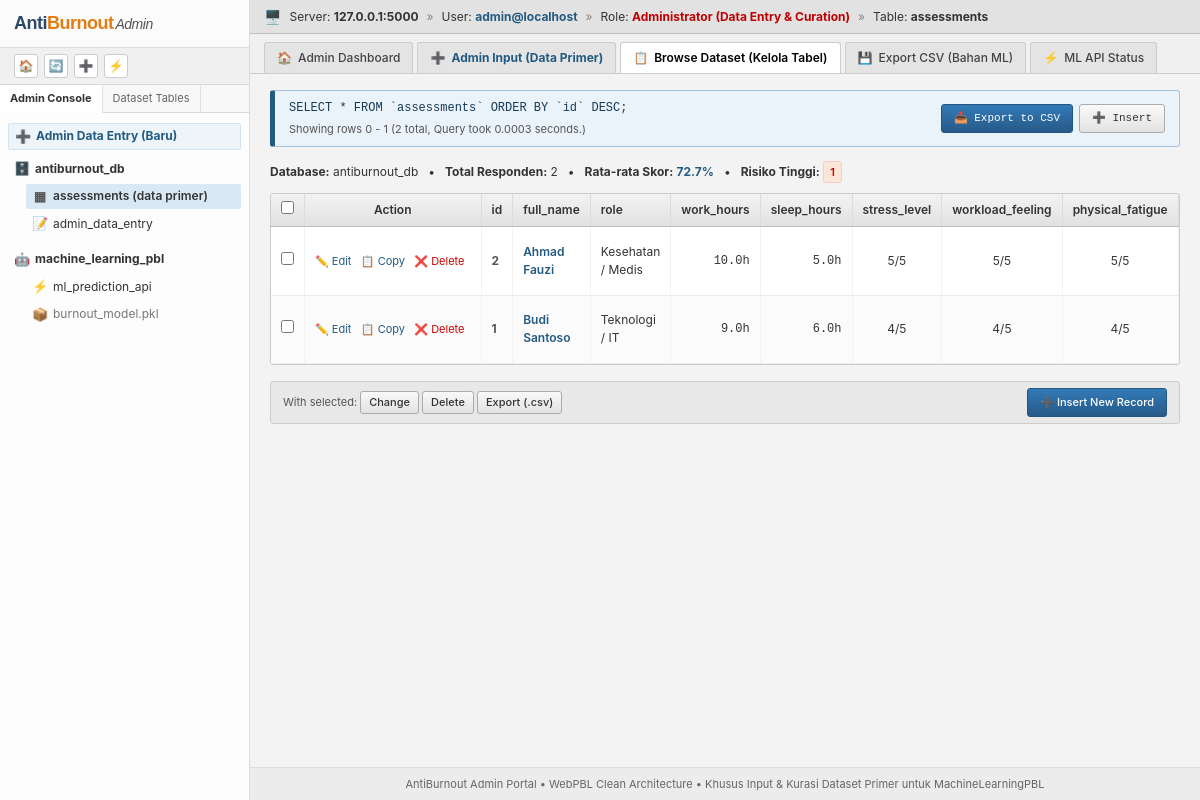
The app's page /assessment/dataset, older data.
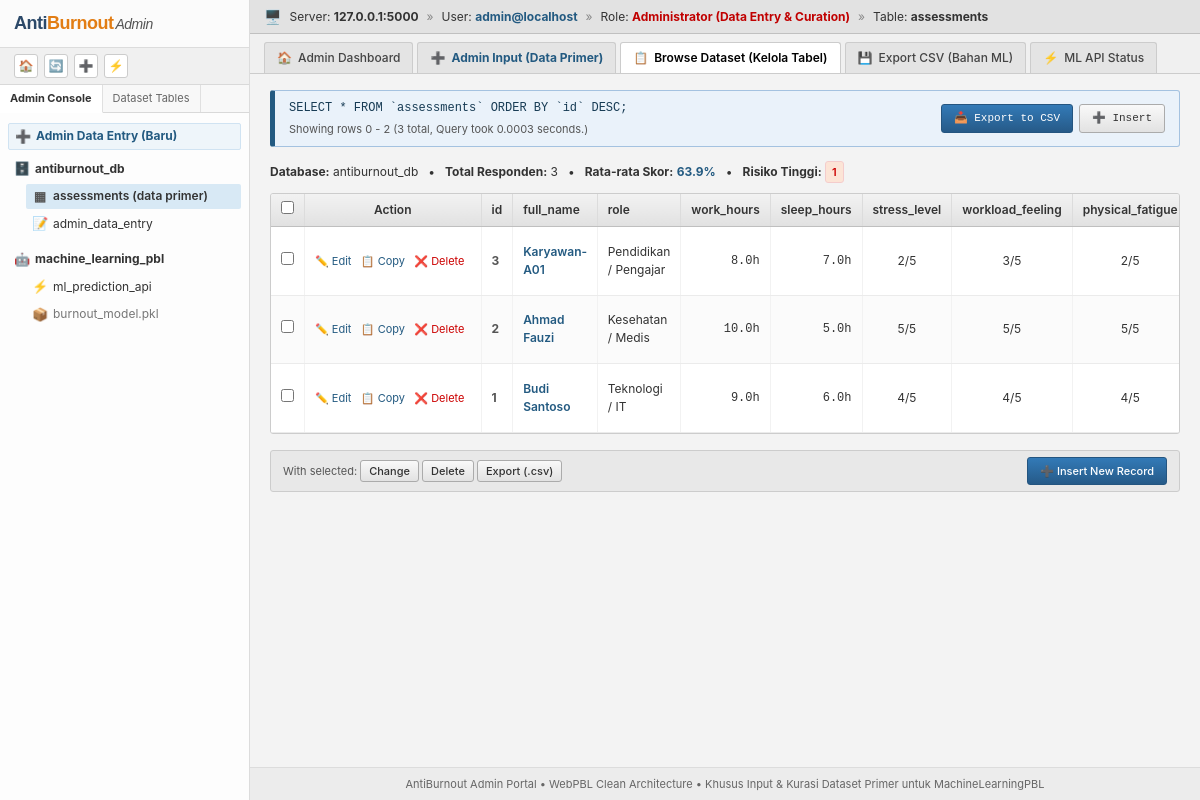
The same page, newer data.
### tables this page shows
CREATE TABLE assessments (
                    id INTEGER PRIMARY KEY AUTOINCREMENT,
                    full_name TEXT NOT NULL,
                    role TEXT NOT NULL,
                    work_hours REAL NOT NULL,
                    sleep_hours REAL NOT NULL,
                    stress_level INTEGER NOT NULL,
                    workload_feeling INTEGER NOT NULL,
                    physical_fatigue INTEGER NOT NULL,
                    notes TEXT,
                    burnout_score REAL,
                    burnout_level TEXT,
                    recommendation TEXT,
                    created_at TIMESTAMP DEFAULT CURRENT_TIMESTAMP
                );

### app/presentation/web/assessment_controller.py (the view)
@assessment_bp.route("/dataset", methods=["GET"])
def dataset_view():
    _, _, history_uc = _get_use_cases()
    data = history_uc.execute()
    return render_template(
        "assessment/dataset.html",
        records=data["assessments"],
        metrics=data["metrics"]
    )

### app/core/entities/assessment.py (called while the page is built)
    def to_dict(self) -> dict:
        return {
            "id": self.id,
            "full_name": self.full_name,
            "role": self.role,
            "work_hours": self.work_hours,
            "sleep_hours": self.sleep_hours,
            "stress_level": self.stress_level,
            "workload_feeling": self.workload_feeling,
            "physical_fatigue": self.physical_fatigue,
            "notes": self.notes or "",
            "burnout_score": self.burnout_score,
            "burnout_level": self.burnout_level,
            "recommendation": self.recommendation,
            "created_at": self.created_at.strftime("%Y-%m-%d %H:%M:%S") if isinstance(self.created_at, datetime) else str(self.created_at)
        }

### app/core/use_cases/get_assessment_history.py (called while the page is built)
    def execute(self) -> Dict[str, Any]:
        assessments = self.repository.find_all()
        total = len(assessments)
        avg_score = round(sum((a.burnout_score or 0) for a in assessments) / total, 1) if total > 0 else 0
        high_risk_count = sum(1 for a in assessments if "Tinggi" in (a.burnout_level or ""))
        return {
            "assessments": [a.to_dict() for a in assessments],
            "metrics": {
                "total_respondents": total,
                "avg_burnout_score": avg_score,
                "high_risk_count": high_risk_count
            }
        }

### app/infrastructure/db/sqlite_client.py (called while the page is built)
    def get_connection(self) -> sqlite3.Connection:
        conn = sqlite3.connect(self.db_path)
        conn.row_factory = sqlite3.Row
        return conn

### app/infrastructure/repositories/sqlite_assessment_repo.py (called while the page is built)
    def find_all(self) -> List[RespondentAssessment]:
        query = "SELECT * FROM assessments ORDER BY id DESC"
        results: List[RespondentAssessment] = []
        with self.db_client.get_connection() as conn:
            cursor = conn.cursor()
            rows = cursor.execute(query).fetchall()
            for row in rows:
                results.append(self._row_to_entity(row))
        return results

### app/presentation/web/assessment_controller.py (called while the page is built)
def _get_use_cases():
    repo = current_app.assessment_repository
    ml_svc = current_app.ml_service
    return (
        SubmitAssessmentUseCase(repo, ml_svc),
        ExportDatasetUseCase(repo),
        GetAssessmentHistoryUseCase(repo)
    )

### app/presentation/templates/assessment/dataset.html (shortened to what this page needs)
{% extends "base.html" %}
{% block breadcrumb_extra %}
<span style="color: #888;">&raquo;</span>
<span>Table: <strong>assessments</strong></span>
{% endblock %}
{% block content %}
<div class="pma-sql-box">
    <div>
        <code>SELECT * FROM `assessments` ORDER BY `id` DESC;</code>
        <div class="pma-sql-meta">
            Showing rows 0 - {{ records|length - 1 if records|length > 0 else 0 }} ({{ records|length }} total, Query took 0.0003 seconds.)
        </div>
    </div>
    <div style="display: flex; gap: 6px;">
        <a href="{{ url_for('assessment.export_csv') }}" class="pma-btn pma-btn-primary" style="font-size: 11px;">
            📥 Export to CSV
        </a>
        <a href="{{ url_for('assessment.form') }}" class="pma-btn" style="font-size: 11px;">
            ➕ Insert
        </a>
    </div>
</div>
<div style="display: flex; justify-content: space-between; align-items: center; margin-bottom: 10px; font-size: 12px;">
    <div style="display: flex; align-items: center; gap: 10px;">
        <span><strong>Database:</strong> antiburnout_db</span>
        <span>&bull;</span>
        <span><strong>Total Responden:</strong> {{ metrics.total_respondents }}</span>
        <span>&bull;</span>
        <span><strong>Rata-rata Skor:</strong> <span style="font-weight: bold; color: #235a81;">{{ metrics.avg_burnout_score }}%</span></span>
        <span>&bull;</span>
        <span><strong>Risiko Tinggi:</strong> <span class="pma-badge pma-badge-danger">{{ metrics.high_risk_count }}</span></span>
    </div>
</div>
<div class="pma-table-container">
    {% if records %}
    <table class="pma-table">
        <thead>
            <tr>
                <th style="width: 30px; text-align: center;"><input type="checkbox" title="Check all"></th>
                <th style="width: 90px; text-align: center;">Action</th>
                <th>id</th>
                <th>full_name</th>
                <th>role</th>
                <th>work_hours</th>
                <th>sleep_hours</th>
                <th>stress_level</th>
                <th>workload_feeling</th>
                <th>physical_fatigue</th>
            </tr>
        </thead>
        <tbody>
            {% for row in records %}
            <tr>
                <td style="text-align: center;"><input type="checkbox" name="selected_id[]" value="{{ row.id }}"></td>
                <td style="text-align: center; white-space: nowrap;">
                    <a href="#" class="pma-action-link" title="Edit">✏️ Edit</a>
                    <a href="#" class="pma-action-link" title="Copy">📋 Copy</a>
                    <a href="#" class="pma-action-link" style="color: #cc0000;" title="Delete">❌ Delete</a>
                </td>
                <td style="font-weight: bold; color: #555;">{{ row.id }}</td>
                <td style="font-weight: 600; color: #235a81;">{{ row.full_name }}</td>
                <td>{{ row.role }}</td>
                <td style="text-align: right; font-family: monospace;">{{ row.work_hours }}h</td>
                <td style="text-align: right; font-family: monospace;">{{ row.sleep_hours }}h</td>
                <td style="text-align: center;">{{ row.stress_level }}/5</td>
                <td style="text-align: center;">{{ row.workload_feeling }}/5</td>
                <td style="text-align: center;">{{ row.physical_fatigue }}/5</td>
            </tr>
            {% endfor %}
        </tbody>
    </table>
    {% endif %}
</div>
<div style="display: flex; justify-content: space-between; align-items: center; background: #e8e8e8; border: 1px solid #ccc; padding: 6px 12px; border-radius: 3px;">
    <div style="font-size: 11px; color: #555;">
        With selected:
        <a href="#" class="pma-btn" style="padding: 2px 8px; font-size: 11px;">Change</a>
        <a href="#" class="pma-btn" style="padding: 2px 8px; font-size: 11px;">Delete</a>
        <a href="{{ url_for('assessment.export_csv') }}" class="pma-btn" style="padding: 2px 8px; font-size: 11px;">Export (.csv)</a>
    </div>
    <div>
        <a href="{{ url_for('assessment.form') }}" class="pma-btn pma-btn-primary" style="font-size: 11px;">
            ➕ Insert New Record
        </a>
    </div>
</div>
{% endblock %}

### app/presentation/templates/base.html (shortened to what this page needs)
<!DOCTYPE html>
<html lang="id">
<head>
    <link rel="stylesheet" href="{{ url_for('static', filename='css/main.css') }}">
</head>
<body>
    <div class="pma-wrapper">
        <aside class="pma-sidebar">
            <div class="pma-sidebar-brand">
                <a href="{{ url_for('main.index') }}" class="pma-logo" title="phpMyAdmin AntiBurnout Admin">
                    <span class="pma-logo-anti">Anti</span><span class="pma-logo-burnout">Burnout</span><span class="pma-logo-admin">Admin</span>
                </a>
            </div>
            <div class="pma-quick-actions">
                <a href="{{ url_for('main.index') }}" class="pma-quick-btn" title="Admin Dashboard">🏠</a>
                <a href="javascript:location.reload();" class="pma-quick-btn" title="Reload Navigation">🔄</a>
                <a href="{{ url_for('assessment.form') }}" class="pma-quick-btn" title="Admin Data Entry">➕</a>
                <a href="{{ url_for('main.health_check') }}" target="_blank" class="pma-quick-btn" title="ML Server Health">⚡</a>
            </div>
            <div class="pma-nav-tabs-mini">
                <div class="pma-nav-tab-mini active">Admin Console</div>
                <div class="pma-nav-tab-mini">Dataset Tables</div>
            </div>
            <div class="pma-tree">
                <div class="pma-tree-item" style="background: #eef5fa; border: 1px solid #d0e3f2; margin-bottom: 6px;">
                    <span class="pma-tree-icon">➕</span>
                    <a href="{{ url_for('assessment.form') }}" style="color: #235a81; font-weight: bold;">
                        Admin Data Entry (Baru)
                    </a>
                </div>
                <div style="margin-top: 6px;">
                    <div class="pma-tree-item">
                        <span class="pma-tree-icon">🗄️</span>
                        <strong>antiburnout_db</strong>
                    </div>
                    <div class="pma-tree-sub">
                        <a href="{{ url_for('assessment.dataset_view') }}" class="pma-tree-item {% if request.path == '/assessment/dataset' %}active{% endif %}">
                            <span class="pma-tree-icon">▦</span>
                            <span>assessments (data primer)</span>
                        </a>
                        <a href="{{ url_for('assessment.form') }}" class="pma-tree-item {% if request.path == '/assessment/' %}active{% endif %}">
                            <span class="pma-tree-icon">📝</span>
                            <span>admin_data_entry</span>
                        </a>
                    </div>
                </div>
                <div style="margin-top: 10px;">
                    <div class="pma-tree-item">
                        <span class="pma-tree-icon">🤖</span>
                        <strong>machine_learning_pbl</strong>
                    </div>
                    <div class="pma-tree-sub">
                        <a href="{{ url_for('main.health_check') }}" target="_blank" class="pma-tree-item">
                            <span class="pma-tree-icon">⚡</span>
                            <span>ml_prediction_api</span>
                        </a>
                        <div class="pma-tree-item" style="color: #777;">
                            <span class="pma-tree-icon">📦</span>
                            <span>burnout_model.pkl</span>
                        </div>
                    </div>
                </div>
            </div>
        </aside>
        <div class="pma-main">
            <div class="pma-server-bar">
                <span class="pma-server-icon">🖥️</span>
                <span>Server: <strong>127.0.0.1:5000</strong></span>
                <span style="color: #888;">&raquo;</span>
                <span>User: <strong style="color: #235a81;">admin@localhost</strong></span>
                <span style="color: #888;">&raquo;</span>
                <span>Role: <strong style="color: #c00000;">Administrator (Data Entry & Curation)</strong></span>
                {% block breadcrumb_extra %}{% endblock %}
            </div>
            <nav class="pma-tabs-bar">
                <a href="{{ url_for('main.index') }}" class="pma-tab {% if request.path == '/' %}active{% endif %}">
                    <span>🏠</span>
                    <span>Admin Dashboard</span>
                </a>
                <a href="{{ url_for('assessment.form') }}" class="pma-tab {% if request.path == '/assessment/' %}active{% endif %}" style="font-weight: bold; color: #235a81;">
                    <span>➕</span>
                    <span>Admin Input (Data Primer)</span>
                </a>
                <a href="{{ url_for('assessment.dataset_view') }}" class="pma-tab {% if request.path == '/assessment/dataset' %}active{% endif %}">
                    <span>📋</span>
                    <span>Browse Dataset (Kelola Tabel)</span>
                </a>
                <a href="{{ url_for('assessment.export_csv') }}" class="pma-tab">
                    <span>💾</span>
                    <span>Export CSV (Bahan ML)</span>
                </a>
                <a href="{{ url_for('main.health_check') }}" target="_blank" class="pma-tab">
                    <span>⚡</span>
                    <span>ML API Status</span>
                </a>
            </nav>
            <main class="pma-content">
                {% block content %}{% endblock %}
            </main>
            <footer class="pma-footer">
                <span>AntiBurnout Admin Portal &bull; WebPBL Clean Architecture &bull; Khusus Input & Kurasi Dataset Primer untuk MachineLearningPBL</span>
            </footer>
        </div>
    </div>
</body>
</html>

Row changes from the older to the newer data that the page shows:
added assessments: id "3", full_name "Karyawan-A01", role "Pendidikan / Pengajar", work_hours "8.0", sleep_hours "7.0", stress_level "2", workload_feeling "3", physical_fatigue "2"
Text that changed along with them:
{{ records|length - 1 if records|length > 0 else 0 }}: "1" → "2"
{{ records|length }}: "2" → "3"
{{ metrics.total_respondents }}: "2" → "3"
{{ metrics.avg_burnout_score }}: "72.7" → "63.9"
